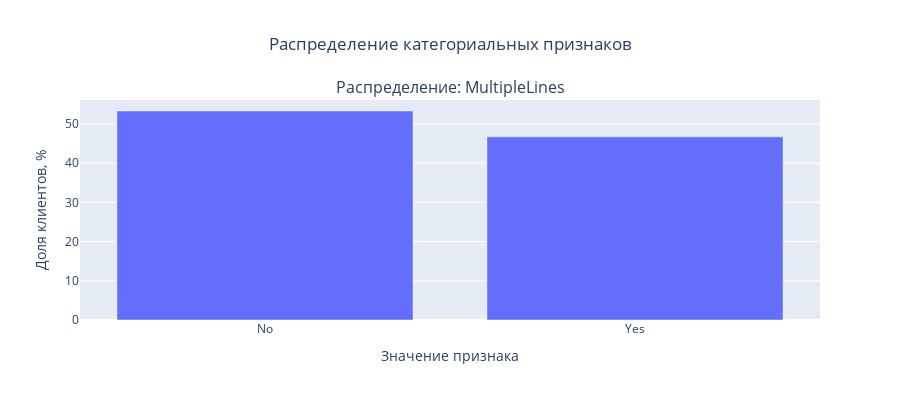

The notebook cell saved with this chart:
### Code cell
cat_cols = phone.select_dtypes(exclude='number').columns 

count_for_cat(phone, cat_cols, cols_subplots=1)

### Figure 1 — Plotly figure (JSON) as saved in the notebook; plotly's stock layout.template omitted (floating-point values rounded to 4 significant figures)
{"data": [{"type": "bar", "x": ["No", "Yes"], "xaxis": "x", "y": [53.29, 46.71], "yaxis": "y"}], "layout": {"annotations": [{"font": {"size": 16}, "showarrow": false, "text": "Распределение: MultipleLines", "x": 0.5, "xanchor": "center", "xref": "paper", "y": 1, "yanchor": "bottom", "yref": "paper"}], "height": 400, "showlegend": false, "title": {"text": "Распределение категориальных признаков", "x": 0.5}, "xaxis": {"anchor": "y", "domain": [0, 1], "title": {"text": "Значение признака"}}, "yaxis": {"anchor": "x", "domain": [0, 1], "title": {"text": "Доля клиентов, %"}}}}
